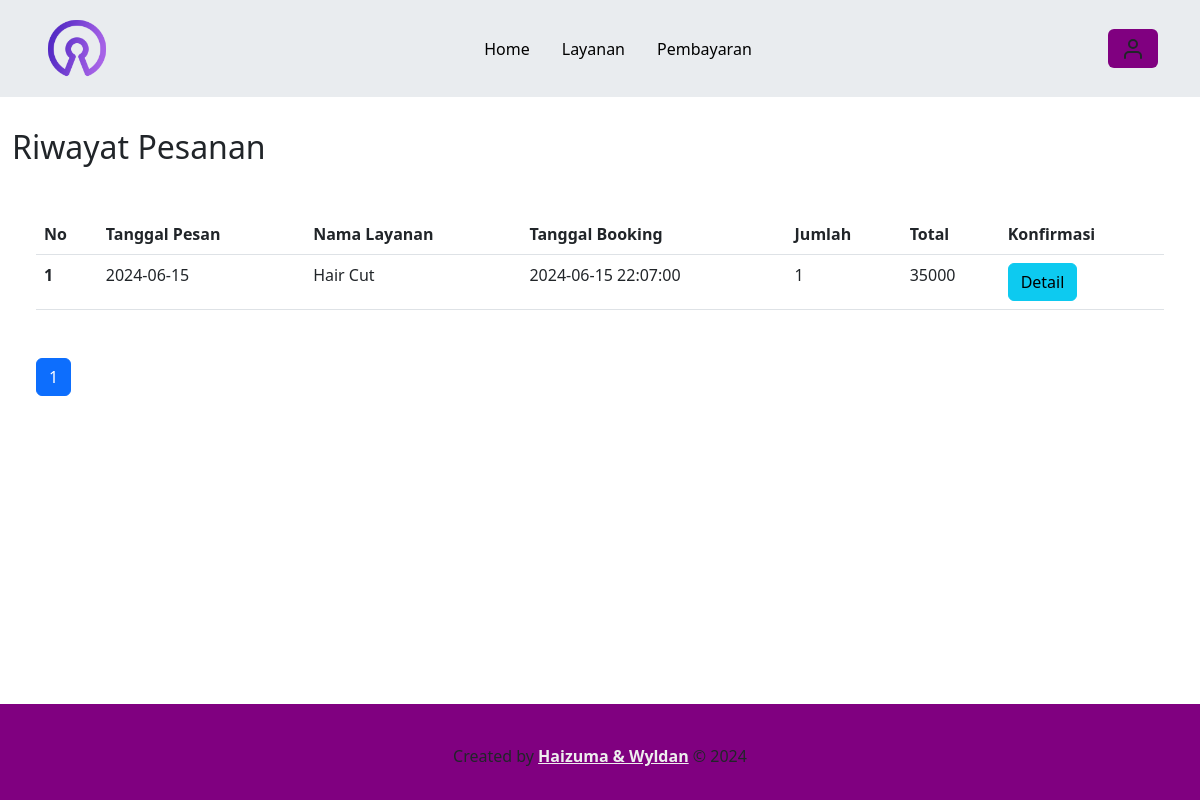
/user/bayar.php (signed in), run on the app's committed database.
### tables this page shows
CREATE TABLE `booking_barber` (
  `barber_id_booking` int(11) NOT NULL,
  `barber_id_user` int(11) NOT NULL,
  `barber_id_layanan` int(11) NOT NULL,
  `barber_tanggal_pesan` date NOT NULL DEFAULT current_timestamp(),
  `barber_lama_booking` int(11) NOT NULL,
  `barber_jam_mulai` datetime NOT NULL,
  `barber_jam_habis` datetime NOT NULL,
  `barber_harga` int(11) NOT NULL,
  `barber_total` int(11) NOT NULL
);

CREATE TABLE `layanan_barber` (
  `barber_id_layanan` int(11) NOT NULL,
  `barber_nama` varchar(35) NOT NULL,
  `barber_keterangan` text NOT NULL,
  `barber_harga` int(11) NOT NULL,
  `barber_foto` text NOT NULL
);

### functions.php (called while the page is built, shortened)
<?php
$conn = mysqli_connect("localhost", "root", "", "barber");
function query($query)
{
  global $conn;
  $result = mysqli_query($conn, $query);
  $rows = [];
  while ($row = mysqli_fetch_assoc($result)) {
    $rows[] = $row;
  }
  return $rows;
}

### user/bayar.php (the view, shortened to what this page needs)
<?php
require "../functions.php";
$id_user = $_SESSION["id_user"];
$jmlHalamanPerData = 5;
$jumlahData = count(query("SELECT booking_barber.*, layanan_barber.barber_nama, bayar_barber.barber_bukti, bayar_barber.barber_konfirmasi
FROM booking_barber
JOIN layanan_barber ON booking_barber.barber_id_layanan = layanan_barber.barber_id_layanan
left JOIN bayar_barber ON booking_barber.barber_id_booking = bayar_barber.barber_id_booking
WHERE booking_barber.barber_id_user = '$id_user'"));
$jmlHalaman = ceil($jumlahData / $jmlHalamanPerData);
if (isset($_GET["halaman"])) {
  $halamanAktif = $_GET["halaman"];
} else {
  $halamanAktif = 1;
}
$awalData = ($jmlHalamanPerData * $halamanAktif) - $jmlHalamanPerData;
$booking_barber = query("SELECT booking_barber.*, layanan_barber.barber_nama, bayar_barber.barber_bukti, bayar_barber.barber_konfirmasi
FROM booking_barber
JOIN layanan_barber ON booking_barber.barber_id_layanan = layanan_barber.barber_id_layanan
left JOIN bayar_barber ON booking_barber.barber_id_booking = bayar_barber.barber_id_booking
WHERE booking_barber.barber_id_user = '$id_user' LIMIT $awalData, $jmlHalamanPerData");
?>
<!doctype html>
<html lang="en">
<head>
  <link rel="stylesheet" href="../style.css">
  <link href="https://cdn.jsdelivr.net/npm/bootstrap@5.3.0-alpha3/dist/css/bootstrap.min.css" rel="stylesheet">
</head>
<body>
  <div class="container ">
    <nav class="navbar fixed-top bg-body-secondary navbar-expand-lg">
      <div class="container">
        <a class="navbar-brand" href="#">
          <img src="../logo.png" alt="Logo" width="70" height="70" class="d-inline-block align-text-top">
        </a>
        <div class="collapse navbar-collapse" id="navbarSupportedContent">
          <ul class="navbar-nav mx-auto mb-2 mb-lg-0">
            <li class="nav-item ">
              <a class="nav-link active" aria-current="page" href="../index.php">Home</a>
            </li>
            <li class="nav-item">
              <a class="nav-link active" aria-current="page" href="layanan.php">Layanan</a>
            </li>
            <li class="nav-item">
              <a class="nav-link active" aria-current="page" href="bayar.php">Pembayaran</a>
            </li>
          </ul>
          <?php
          if (isset($_SESSION['id_user'])) {
            echo '<a href="" data-bs-toggle="modal" data-bs-target="#profilModal" class="btn btn-inti"><i data-feather="user"></i></a>';
          } else {
            echo '<a href="login.php" class="btn btn-inti" type="submit">Login</a>';
          }
          ?>
        </div>
      </div>
    </nav>
  </div>
  <section class="layanan_barber mb-5" id="layanan_barber">
    <div class="container-fluid">
      <h2 class="text-head"><span>Riwayat</span> Pesanan </h2>
      <form action="" method="post" enctype="multipart/form-data" class="px-4">
        <table class="table my-5">
          <thead>
            <tr>
              <th scope="col">No</th>
              <th scope="col">Tanggal Pesan</th>
              <th scope="col">Nama Layanan</th>
              <th scope="col">Tanggal Booking</th>
              <th scope="col">Jumlah</th>
              <th scope="col">Total</th>
              <th scope="col">Konfirmasi</th>
            </tr>
          </thead>
          <tbody>
            <?php $i = 1; ?>
            <?php foreach ($booking_barber as $row) : ?>
              <tr>
                <th scope="row"><?= $i++; ?></th>
                <td><?= $row["barber_tanggal_pesan"] ?></td>
                <td><?= $row["barber_nama"] ?></td>
                <td><?= $row["barber_jam_mulai"] ?></td>
                <td><?= $row["barber_lama_booking"] ?></td>
                <td><?= $row["barber_total"] ?></td>
                <td>
                  <?php
                  if ($row["barber_konfirmasi"] == "Sudah Bayar" || $row["barber_konfirmasi"] == "Terkonfirmasi") {
                    echo '<button type="button" class="btn btn-info" data-bs-toggle="modal" data-bs-target="#detailModal' . $row["barber_id_booking"] . '">Detail</button> ';
                  } else {
                    echo '<button type="button" class="btn btn-inti" data-bs-toggle="modal" data-bs-target="#bayarModal' . $row["barber_id_booking"] . '">Bayar</button>
<a href="" data-bs-toggle="modal" data-bs-target="#hapusModal' . $row["barber_id_booking"] . '" class="btn btn-danger">Hapus</a>';
                  }
                  ?>
                </td>
              </tr>
            <?php endforeach; ?>
          </tbody>
        </table>
        <ul class="pagination">
          <?php for ($i = 1; $i <= $jmlHalaman; $i++) : ?>
            <?php if ($i == $halamanAktif) : ?>
              <li class="page-item active"><a class="page-link" href="?halaman=<?= $i; ?>"><?= $i; ?></a></li>
            <?php else : ?>
              <li class="page-item "><a class="page-link" href="?halaman=<?= $i; ?>"><?= $i; ?></a></li>
            <?php endif; ?>
          <?php endfor; ?>
        </ul>
      </form>
    </div>
  </section>
  <footer class="fixed-bottom py-3 mt-5">
    <br>
    <div class="credit">
      <p>Created by <a href="#">Haizuma & Wyldan</a> &copy; 2024</p>
    </div>
  </footer>
</body>
</html>

### style.css (style rules this page uses)
:root { --primary: #800080; --hover: #800080; --bg: #eeeeee; }
.text-head { margin-top: 8rem; }
.btn-inti { background-color: var(--primary) !important; }
.nav-item { margin: 3px !important; padding: 5px; }
footer { background-color: var(--primary); text-align: center; margin-top: 3rem; padding-bottom: 3rem; }
footer .credit a { color: var(--bg); font-weight: 700; }

### data on the page
booking_barber: barber_tanggal_pesan "2024-06-15", layanan_barber.barber_nama "Hair Cut", barber_jam_mulai "2024-06-15 22:07:00", barber_lama_booking "1", barber_total "35000"
